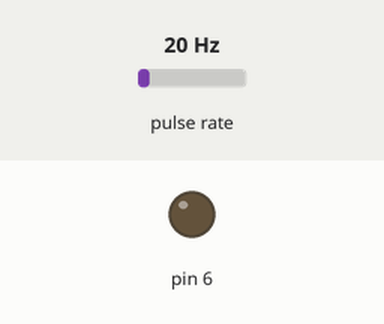
The sketch below on a simulated Arduino Uno, built with avr-gcc and run on an emulated ATmega328P. On the bench: output pins drawn as LEDs (lit = HIGH). Wiring (inferred from the names in the program): pulse sensor: data pin 2. The inputs (shaded band) are chosen by the test bench; at power-on: pulse rate 20 Hz. What the sketch prints to the serial monitor is not drawn.

Above: at 0.2 s.
Timing chart, 0 to 1.7 s (numbered marks = the images above):
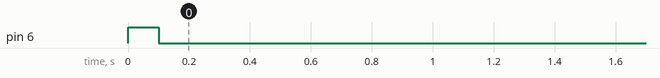

The sketch:

puls_flow.ino
```cpp
const int flowSensorPin = 2; // Change this to your actual pin number

volatile int pulseCount = 0;
unsigned long previousMillis = 0;
const unsigned long interval = 1000; // Interval to calculate flow rate (1 second in this case)
float calibrationFactor = 1.0; // Adjust this for calibration

void setup() {
  Serial.begin(9600);
  pinMode(flowSensorPin, INPUT);
    pinMode(6, OUTPUT);
    digitalWrite(6, HIGH);
    delay(100);
     digitalWrite(6, LOW);
  attachInterrupt(digitalPinToInterrupt(flowSensorPin), countPulse, RISING);
}

void loop() {
  unsigned long currentMillis = millis();

  if (currentMillis - previousMillis >= interval) {
    float flowRate = pulseCount * calibrationFactor / (interval / 1000.0); // Calculate flow rate (pulses per second)
    float volume = flowRate * interval / calibrationFactor; // Approximate volume based on flow rate

    Serial.print("Pulse Count: ");
    Serial.println(pulseCount);
    Serial.print("Flow Rate (pulses/s): ");
    Serial.println(flowRate);
    Serial.print("Approximate Volume (ml): ");
    Serial.println(volume);

    pulseCount = 0; // Reset pulse count
    previousMillis = currentMillis;
  }

  // You can add other logic or functionality here
  // Ensure the loop doesn't contain time-consuming tasks
  // delay(100); // Avoid long delays in actual use
}

void countPulse() {
  pulseCount++;
}
```
